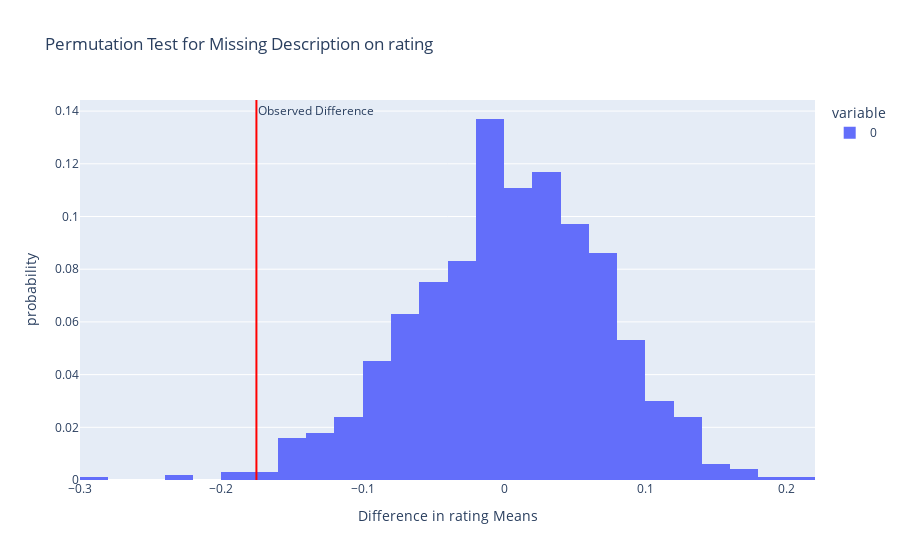
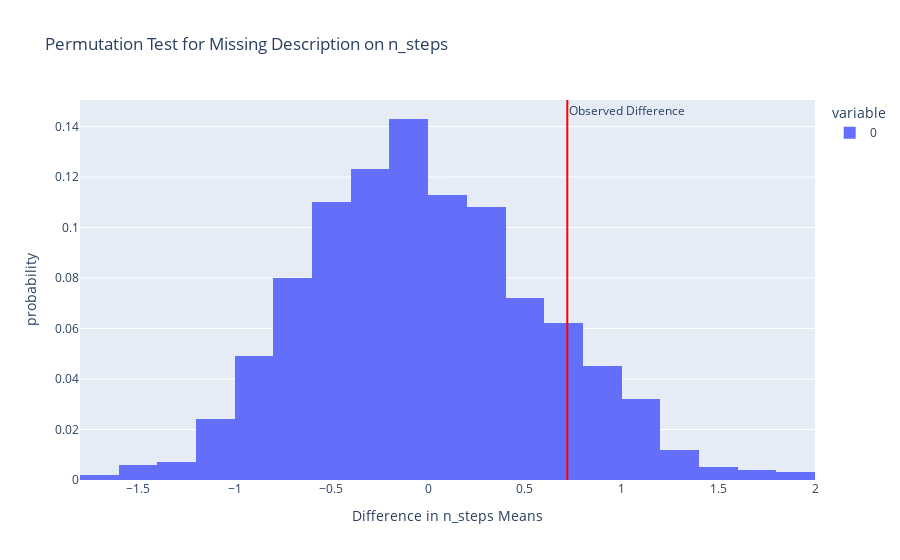

These figures' notebook cell, in order:
### Code cell
merged_df["missing_description"] = merged_df["description"].isna().astype(int)

def permutation_test(df, feature, n_permutations=1000):
    observed_diff = df.groupby("missing_description")[feature].mean().diff().iloc[-1]
    
    perm_diffs = []
    for _ in range(n_permutations):
        shuffled_missing = np.random.permutation(df["missing_description"])
        perm_diff = df.assign(shuffled_missing=shuffled_missing).groupby("shuffled_missing")[feature].mean().diff().iloc[-1]
        perm_diffs.append(perm_diff)
    

    p_value = np.mean(np.abs(perm_diffs) >= np.abs(observed_diff))
    
    fig = px.histogram(perm_diffs, nbins=30, histnorm="probability",
                       title=f"Permutation Test for Missing Description on {feature}",
                       labels={"value": f"Difference in {feature} Means"})
    fig.add_vline(x=observed_diff, line_color="red", annotation_text="Observed Difference")
    fig.show()
    
    return observed_diff, p_value, fig


obs_diff_rating, p_value_rating, fig_rating = permutation_test(merged_df, "rating")
obs_diff_n_steps, p_value_n_steps, fig_n_steps = permutation_test(merged_df, "n_steps")

print(f"Observed Difference in Rating: {obs_diff_rating}, p-value: {p_value_rating}")
print(f"Observed Difference in n_steps: {obs_diff_n_steps}, p-value: {p_value_n_steps}")

### Figure 1 — Plotly figure (JSON) as saved in the notebook; plotly's stock layout.template omitted (floating-point values rounded to 4 significant figures; data arrays with more than 128 entries replaced by an {"elided": "..."} marker saying what was removed)
{"data": [{"alignmentgroup": "True", "bingroup": "x", "histnorm": "probability", "hovertemplate": "variable=0<br>Difference in rating Means=%{x}<br>probability=%{y}<extra></extra>", "legendgroup": "0", "marker": {"color": "#636efa", "pattern": {"shape": ""}}, "name": "0", "nbinsx": 30, "offsetgroup": "0", "orientation": "v", "showlegend": true, "type": "histogram", "x": {"elided": "1000 float values"}, "xaxis": "x", "yaxis": "y"}], "layout": {"annotations": [{"showarrow": false, "text": "Observed Difference", "x": -0.1752, "xanchor": "left", "xref": "x", "y": 1, "yanchor": "top", "yref": "y domain"}], "barmode": "relative", "legend": {"title": {"text": "variable"}, "tracegroupgap": 0}, "shapes": [{"line": {"color": "red"}, "type": "line", "x0": -0.1752, "x1": -0.1752, "xref": "x", "y0": 0, "y1": 1, "yref": "y domain"}], "title": {"text": "Permutation Test for Missing Description on rating"}, "xaxis": {"anchor": "y", "domain": [0, 1], "title": {"text": "Difference in rating Means"}}, "yaxis": {"anchor": "x", "domain": [0, 1], "title": {"text": "probability"}}}}

### Figure 2 — Plotly figure (JSON) as saved in the notebook; plotly's stock layout.template omitted (floating-point values rounded to 4 significant figures; data arrays with more than 128 entries replaced by an {"elided": "..."} marker saying what was removed)
{"data": [{"alignmentgroup": "True", "bingroup": "x", "histnorm": "probability", "hovertemplate": "variable=0<br>Difference in n_steps Means=%{x}<br>probability=%{y}<extra></extra>", "legendgroup": "0", "marker": {"color": "#636efa", "pattern": {"shape": ""}}, "name": "0", "nbinsx": 30, "offsetgroup": "0", "orientation": "v", "showlegend": true, "type": "histogram", "x": {"elided": "1000 float values"}, "xaxis": "x", "yaxis": "y"}], "layout": {"annotations": [{"showarrow": false, "text": "Observed Difference", "x": 0.7194, "xanchor": "left", "xref": "x", "y": 1, "yanchor": "top", "yref": "y domain"}], "barmode": "relative", "legend": {"title": {"text": "variable"}, "tracegroupgap": 0}, "shapes": [{"line": {"color": "red"}, "type": "line", "x0": 0.7194, "x1": 0.7194, "xref": "x", "y0": 0, "y1": 1, "yref": "y domain"}], "title": {"text": "Permutation Test for Missing Description on n_steps"}, "xaxis": {"anchor": "y", "domain": [0, 1], "title": {"text": "Difference in n_steps Means"}}, "yaxis": {"anchor": "x", "domain": [0, 1], "title": {"text": "probability"}}}}
